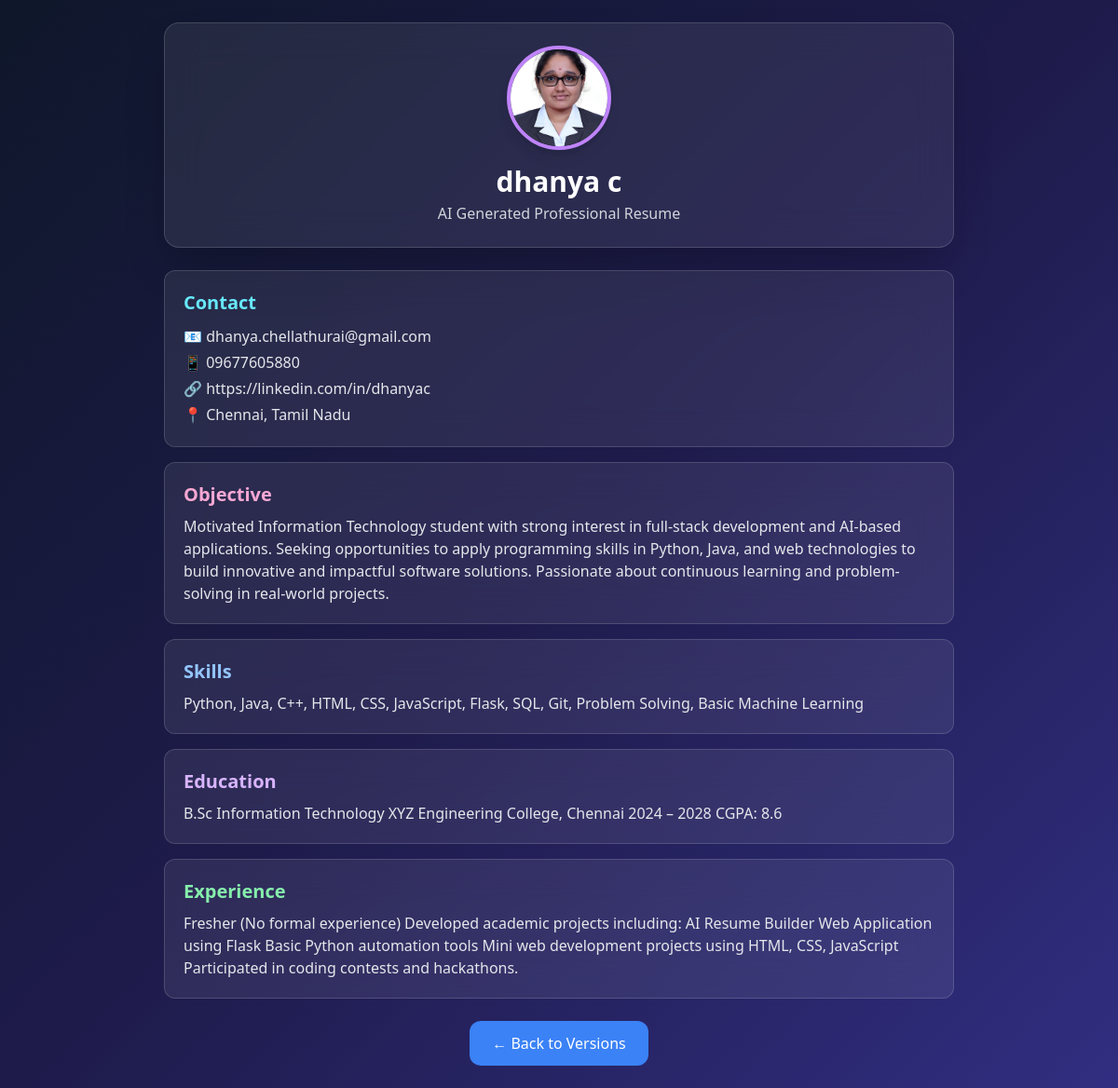
The app's page /preview/2 with its own data.
### tables this page shows
CREATE TABLE resume_versions(
        id INTEGER PRIMARY KEY AUTOINCREMENT,
        name TEXT,
        email TEXT,
        phone TEXT,
        linkedin TEXT,
        objective TEXT,
        skills TEXT,
        education TEXT,
        experience TEXT,
        location TEXT,
        photo TEXT,
        template TEXT,
        version_number INTEGER,
        score INTEGER
    );

### app.py (the view)
@app.route('/preview/<int:id>')
def preview(id):
    conn = get_db()
    resume = conn.execute("SELECT * FROM resume_versions WHERE id=?", (id,)).fetchone()
    conn.close()
    return render_template("preview.html",
                           resume=resume,
                           rank=get_rank(resume["score"]))

### app.py (called while the page is built)
def get_db():
    conn = sqlite3.connect("database.db")
    conn.row_factory = sqlite3.Row
    return conn

def get_rank(score):
    if score >= 90:
        return "Excellent"
    elif score >= 70:
        return "Good"
    elif score >= 50:
        return "Average"
    return "Poor"

### templates/preview.html (shortened to what this page needs)
<!DOCTYPE html>
<html>
<head>
    <script src="https://cdn.tailwindcss.com"></script>
</head>
<body class="text-white font-sans">
<div class="max-w-4xl mx-auto p-6">
<div class="glass rounded-2xl p-6 shadow-2xl text-center">
    <img
        src="/static/uploads/{{ resume['photo'] }}"
        class="w-28 h-28 mx-auto rounded-full border-4 border-purple-400 shadow-lg object-cover"
    >
    <h1 class="text-3xl font-bold mt-4">
        {{ resume['name'] }}
    </h1>
    <p class="text-gray-300 mt-1">
        AI Generated Professional Resume
    </p>
</div>
<div class="mt-6 glass p-5 rounded-xl">
    <h2 class="text-xl font-bold text-cyan-300">Contact</h2>
    <p class="mt-2 text-gray-200 leading-7">
        📧 {{ resume['email'] }} <br>
        📱 {{ resume['phone'] }} <br>
        🔗 {{ resume['linkedin'] }} <br>
        📍 {{ resume['location'] }}
    </p>
</div>
<div class="glass p-5 rounded-xl mt-4">
    <h2 class="text-xl font-bold text-pink-300">Objective</h2>
    <p class="mt-2 text-gray-200">
        {{ resume['objective'] }}
    </p>
</div>
<div class="glass p-5 rounded-xl mt-4">
    <h2 class="text-xl font-bold text-blue-300">Skills</h2>
    <p class="mt-2 text-gray-200">
        {{ resume['skills'] }}
    </p>
</div>
<div class="glass p-5 rounded-xl mt-4">
    <h2 class="text-xl font-bold text-purple-300">Education</h2>
    <p class="mt-2 text-gray-200">
        {{ resume['education'] }}
    </p>
</div>
<div class="glass p-5 rounded-xl mt-4">
    <h2 class="text-xl font-bold text-green-300">Experience</h2>
    <p class="mt-2 text-gray-200">
        {{ resume['experience'] }}
    </p>
</div>
<div class="text-center mt-6">
<a href="/versions"
   class="inline-block px-6 py-3 bg-blue-500 rounded-xl hover:bg-blue-600 transition">
   ← Back to Versions
</a>
</div>
</div>
</body>
</html>

### templates/preview.html (style rules this page uses)
body { background: linear-gradient(135deg, #0f172a, #1e1b4b, #312e81); min-height: 100vh; }
.glass { background: rgba(255, 255, 255, 0.08); backdrop-filter: blur(20px); border: 1px solid rgba(255, 255, 255, 0.15); }

### records on screen
resume_versions: photo (picture), name "dhanya c", email "dhanya.chellathurai@gmail.com", phone "09677605880", linkedin "https://linkedin.com/in/dhanyac", location "Chennai, Tamil Nadu", objective "Motivated Information Technology student with strong interest in full-stack development and AI-based applications. Seeking opportunities to apply programming skills in Python, Java, and web technologies to build innovative and impactful software solutions. Passionate about continuous learning and problem-solving in real-world projects.", skills "Python, Java, C++, HTML, CSS, JavaScript, Flask, SQL, Git, Problem Solving, Basic Machine Learning", education "B.Sc Information Technology XYZ Engineering College, Chennai 2024 – 2028 CGPA: 8.6", experience "Fresher (No formal experience) Developed academic projects including: AI Resume Builder Web Application using Flask Basic Python automation tools Mini web development projects using HTML, CSS, JavaScript Participated in coding contests and hackathons."
